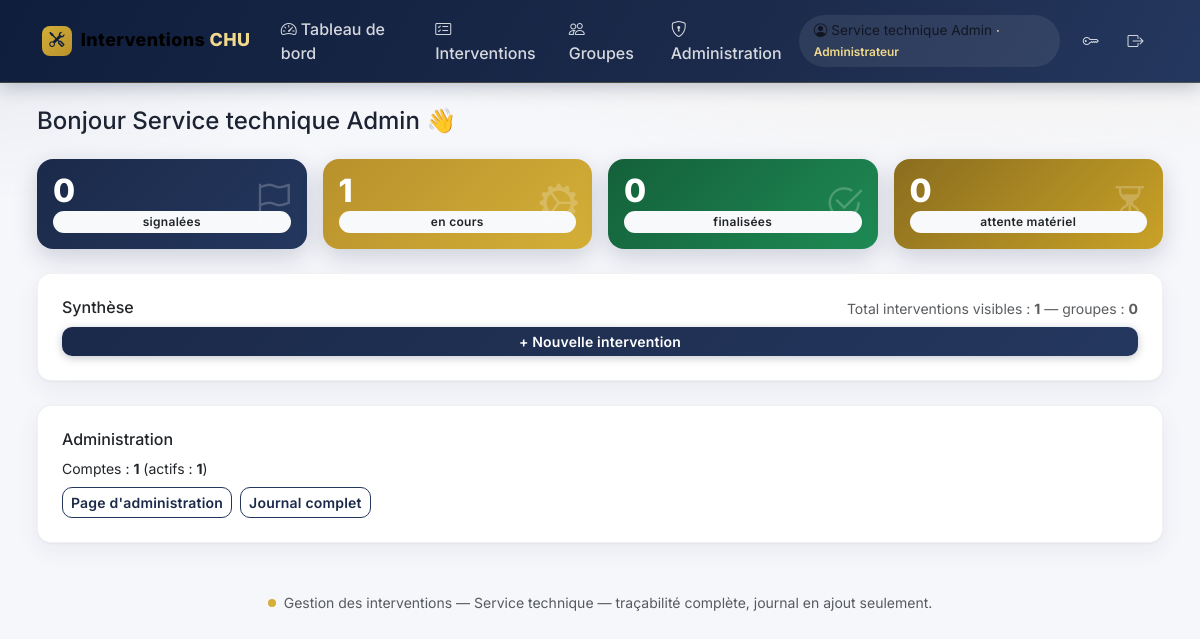
Page /public/tableau_bord.php (signed in) on the committed database.
### tables this page shows
CREATE TABLE IF NOT EXISTS `utilisateurs` (
  `id` int UNSIGNED NOT NULL AUTO_INCREMENT,
  `role_id` int UNSIGNED NOT NULL,
  `nom` varchar(100) DEFAULT NULL,
  `prenom` varchar(100) DEFAULT NULL,
  `email` varchar(190) NOT NULL,
  `telephone` varchar(30) DEFAULT NULL,
  `password_hash` varchar(255) NOT NULL,
  `actif` tinyint(1) NOT NULL DEFAULT '1',
  `doit_changer_mot_de_passe` tinyint(1) NOT NULL DEFAULT '1',
  `auth_version` int UNSIGNED NOT NULL DEFAULT '1',
  `created_at` datetime NOT NULL DEFAULT CURRENT_TIMESTAMP,
  `updated_at` datetime NOT NULL DEFAULT CURRENT_TIMESTAMP,
  `last_login_at` datetime DEFAULT NULL,
  PRIMARY KEY (`id`),
  UNIQUE KEY `email` (`email`),
  KEY `fk_util_role` (`role_id`)
);

CREATE TABLE IF NOT EXISTS `roles` (
  `id` int UNSIGNED NOT NULL AUTO_INCREMENT,
  `code` varchar(30) NOT NULL,
  `nom` varchar(60) NOT NULL,
  PRIMARY KEY (`id`),
  UNIQUE KEY `code` (`code`)
);

### src/Security.php (called while the page is built, shortened)
<?php
final class Security
{
    public static function demarrerSession(): void
    {
        $cookie = session_get_cookie_params();
    }
    public static function utilisateurCourant(): ?array
    {
        $u = Database::pdo()->prepare(
            'SELECT u.*, r.code AS role_code, r.nom AS role_nom FROM utilisateurs u
             JOIN roles r ON r.id = u.role_id WHERE u.id = ?'
        );
        $u->execute([$_SESSION['utilisateur_id']]);
        $user = $u->fetch();
        return $cache = $user;
    }
    public static function exigerConnexion(): array
    {
        $u = self::utilisateurCourant();
        return $u;
    }
    public static function e(?string $v): string
    {
        return htmlspecialchars((string)$v, ENT_QUOTES | ENT_SUBSTITUTE, 'UTF-8');
    }
}

### src/Database.php (called while the page is built, shortened)
<?php
final class Database
{
    private static ?PDO $pdo = null;
    public static function pdo(): PDO
    {
        if (self::$pdo === null) {
            $cfg = require dirname(__DIR__) . '/config/config.local.php';
            $dsn = sprintf(DSN_MYSQL, $cfg['hote'], $cfg['port'], $cfg['base']);
            try {
                self::$pdo = new PDO($dsn, $cfg['utilisateur'], $cfg['mot_de_passe'], [
                    PDO::ATTR_ERRMODE            => PDO::ERRMODE_EXCEPTION,
                    PDO::ATTR_DEFAULT_FETCH_MODE => PDO::FETCH_ASSOC,
                    PDO::ATTR_EMULATE_PREPARES   => false,
                ]);
            } catch (PDOException $e) {
                error_log('Erreur connexion BD : ' . $e->getMessage());
                http_response_code(500);
                exit('Service momentanément indisponible.');
            }
        }
        return self::$pdo;
    }
}

### public/tableau_bord.php (the view, shortened to what this page needs)
<?php
$u = Security::exigerConnexion();
$pdo = Database::pdo();
if ($u['role_code'] === 'admin') {
    $q = $pdo->query('SELECT statut, COUNT(*) c FROM interventions WHERE supprime_le IS NULL GROUP BY statut');
    $parStatut = $q->fetchAll();
    $groupesQ = $pdo->query('SELECT COUNT(*) FROM groupes WHERE archive_le IS NULL');
    $comptesQ = $pdo->query('SELECT COUNT(*), SUM(CASE WHEN actif=1 THEN 1 ELSE 0 END) FROM utilisateurs');
}
$statuts = array_column($parStatut, 'c', 'statut');
$total = array_sum($statuts);
$nbGroupes = (int)$groupesQ->fetchColumn();
if ($comptesQ) { $comptes = $comptesQ->fetch(PDO::FETCH_NUM); }
require dirname(__DIR__) . '/src/layout/haut.php';
?>
<h1 class="h4 mb-4">Bonjour <?= Security::e($u['prenom'] . ' ' . $u['nom']) ?> 👋</h1>
<div class="row g-3 mb-4">
  <div class="col-md-3"><div class="card stat-card stat-marine p-3">
    <i class="bi bi-flag icone"></i>
    <div class="valeur"><?= (int)($statuts['signalee'] ?? 0) ?></div>
    <span class="badge bg-light text-dark mt-1">signalées</span></div></div>
  <div class="col-md-3"><div class="card stat-card stat-or p-3">
    <i class="bi bi-gear-wide-connected icone"></i>
    <div class="valeur"><?= (int)($statuts['en_cours'] ?? 0) ?></div>
    <span class="badge bg-light text-dark mt-1">en cours</span></div></div>
  <div class="col-md-3"><div class="card stat-card stat-vert p-3">
    <i class="bi bi-check2-circle icone"></i>
    <div class="valeur"><?= (int)(($statuts['resolue'] ?? 0) + ($statuts['non_resolue'] ?? 0)) ?></div>
    <span class="badge bg-light text-dark mt-1">finalisées</span></div></div>
  <div class="col-md-3"><div class="card stat-card stat-ambre p-3">
    <i class="bi bi-hourglass-split icone"></i>
    <div class="valeur"><?= (int)($statuts['en_attente_materiel'] ?? 0) ?></div>
    <span class="badge bg-light text-dark mt-1">attente matériel</span></div></div>
</div>
<div class="card p-4 mb-4">
  <div class="d-flex justify-content-between mb-2">
    <h2 class="h6 mb-0">Synthèse</h2>
    <span class="text-muted small">Total interventions visibles : <strong><?= $total ?></strong>
      — groupes : <strong><?= $nbGroupes ?></strong></span>
  </div>
  <a class="btn btn-marine btn-sm" href="<?= BASE_URL ?>/intervention_nouveau.php">+ Nouvelle intervention</a>
</div>
<?php if (($u['role_code'] ?? '') === 'admin' && !empty($comptes)): ?>
<div class="card p-4">
  <h2 class="h6">Administration</h2>
  <p class="small mb-2">Comptes : <strong><?= (int)$comptes[0] ?></strong> (actifs : <strong><?= (int)$comptes[1] ?></strong>)</p>
  <div class="d-flex gap-2">
    <a class="btn btn-outline-primary btn-sm" href="<?= BASE_URL ?>/admin/accueil.php">Page d'administration</a>
    <a class="btn btn-outline-primary btn-sm" href="<?= BASE_URL ?>/admin/journal.php">Journal complet</a>
  </div>
</div>
<?php endif; ?>
<?php require dirname(__DIR__) . '/src/layout/bas.php'; ?>

### src/layout/haut.php (shortened to what this page needs)
<!DOCTYPE html>
<html lang="fr">
<head>
<link href="https://cdn.jsdelivr.net/npm/bootstrap@5.3.3/dist/css/bootstrap.min.css" rel="stylesheet">
<link href="https://cdn.jsdelivr.net/npm/bootstrap-icons@1.11.3/font/bootstrap-icons.min.css" rel="stylesheet">
</head>
<body>
<nav class="navbar navbar-expand-lg mb-4 py-2">
<div class="container">
  <a class="navbar-brand d-flex align-items-center" href="<?= BASE_URL ?>/tableau_bord.php">
    <span class="logo-badge"><i class="bi bi-tools"></i></span>Interventions <span class="or">&nbsp;CHU</span></a>
  <div class="collapse navbar-collapse" id="nav">
    <ul class="navbar-nav me-auto">
      <li class="nav-item"><a class="nav-link" href="<?= BASE_URL ?>/tableau_bord.php"><i class="bi bi-speedometer2 me-1"></i>Tableau de bord</a></li>
      <li class="nav-item"><a class="nav-link" href="<?= BASE_URL ?>/interventions.php"><i class="bi bi-card-checklist me-1"></i>Interventions</a></li>
      <li class="nav-item"><a class="nav-link" href="<?= BASE_URL ?>/groupes.php"><i class="bi bi-people me-1"></i>Groupes</a></li>
      <?php if (($u['role_code'] ?? '') === 'admin'): ?>
        <li class="nav-item"><a class="nav-link" href="<?= BASE_URL ?>/admin/accueil.php"><i class="bi bi-shield-lock me-1"></i>Administration</a></li>
      <?php endif; ?>
    </ul>
    <ul class="navbar-nav align-items-center">
      <li class="nav-item navbar-text me-2">
        <i class="bi bi-person-circle me-1"></i><?= Security::e($u['prenom'] . ' ' . $u['nom']) ?>
        <span class="small fw-semibold" style="color:#f0d98c">· <?= Security::e($u['role_nom'] ?? $u['role_code']) ?></span>
      </li>
      <li class="nav-item"><a class="nav-link" href="<?= BASE_URL ?>/changer_mdp.php" title="Mot de passe"><i class="bi bi-key"></i></a></li>
      <li class="nav-item"><a class="nav-link" href="<?= BASE_URL ?>/deconnexion.php" title="Déconnexion"><i class="bi bi-box-arrow-right"></i></a></li>
    </ul>
  </div>
</div>
</nav>
<div class="container" style="max-width:1150px">

### src/layout/haut.php (style rules this page uses)
:root { --marine:#0f1e3d; --marine-2:#1b2a4a; --marine-3:#24375e; --or:#d4af37; --or-clair:#f0d98c; --or-fonce:#b8912c; --surface:#f6f7fb; --carte:#ffffff; --texte:#1c2333; }
* { font-family:'Inter',system-ui,sans-serif; }
body { background: radial-gradient(1200px 400px at 80% -10%, rgba(212,175,55,.10), transparent 60%), radial-gradient(900px 380px at -10% 0%, rgba(27,42,74,.08), transparent 55%), var(--surface); color:var(--texte); }
h1,h2,h3,h4,h5,h6 { font-weight:700;color:var(--marine); }
.navbar { background:linear-gradient(120deg,var(--marine) 0%,var(--marine-2) 60%,var(--marine-3) 100%); border-bottom:1px solid rgba(212,175,55,.25); box-shadow:0 4px 18px rgba(15,30,61,.25); }
.navbar .nav-link { color:rgba(255,255,255,.82); font-weight:500; padding:.55rem .9rem!important; border-radius:.6rem; transition:all .18s ease; position:relative; }
.navbar-brand { font-weight:800; letter-spacing:.4px; font-size:1.12rem; }
.navbar-brand .logo-badge { display:inline-flex; align-items:center; justify-content:center; width:30px;height:30px;border-radius:8px;background:linear-gradient(135deg,var(--or),var(--or-fonce)); color:var(--marine); margin-right:.55rem; font-size:.95rem; }
.navbar-brand span.or { color:var(--or-clair); }
.navbar-text { background:rgba(255,255,255,.08); border-radius:2rem; padding:.35rem .9rem; font-size:.85rem; }
.card { background:var(--carte); border:1px solid rgba(15,30,61,.06); border-radius:14px; box-shadow:0 1px 2px rgba(15,30,61,.04), 0 8px 24px rgba(15,30,61,.06); }
.btn { border-radius:10px; font-weight:600; letter-spacing:.2px; }
.btn-marine { background:linear-gradient(135deg,var(--marine-2),var(--marine-3)); color:#fff; border:0; box-shadow:0 2px 8px rgba(15,30,61,.25); }
.btn-outline-primary { --bs-btn-color:var(--marine-2); --bs-btn-border-color:var(--marine-3); --bs-btn-hover-bg:var(--marine-2); }
.badge { border-radius:20px; padding:.42em .8em; font-weight:600; letter-spacing:.3px; }
.stat-card { border-radius:16px; overflow:hidden; position:relative; color:#fff; box-shadow:0 8px 24px rgba(15,30,61,.18); transition:transform .18s ease; border:0; }
.stat-card .valeur { font-size:2rem; font-weight:800; line-height:1; }
.stat-card .icone { position:absolute; right:14px; top:50%; transform:translateY(-50%); font-size:2.4rem; opacity:.22; }
.stat-marine { background:linear-gradient(135deg,#1b2a4a,#24375e); }
.stat-or { background:linear-gradient(135deg,#b8912c,#d4af37); }
.stat-vert { background:linear-gradient(135deg,#14603a,#1e8a54); }
.stat-ambre { background:linear-gradient(135deg,#8a6d1f,#c9a227); }
a { color:var(--marine-3); }

### rows in the picture
utilisateurs: Security::e($u['prenom'] . ' ' . $u['nom']) "Service technique Admin", role.nom "Administrateur"

### other values in the picture
$statuts['signalee'] "0"
$statuts['en_cours'] "1"
$statuts['en_attente_materiel'] "0"
$total "1"
$nbGroupes "0"
$comptes[0] "1"
$comptes[1] "1"
Security::e(APP_NOM) "Gestion des interventions — Service technique"
